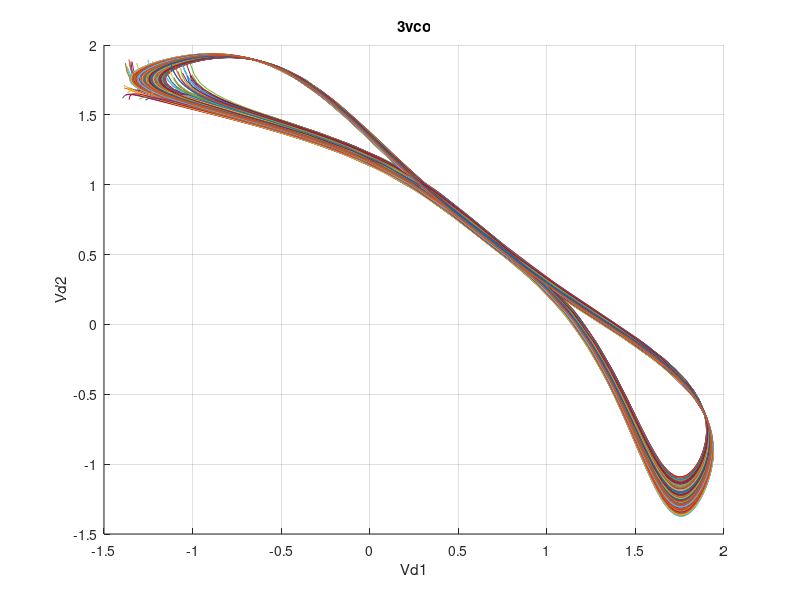
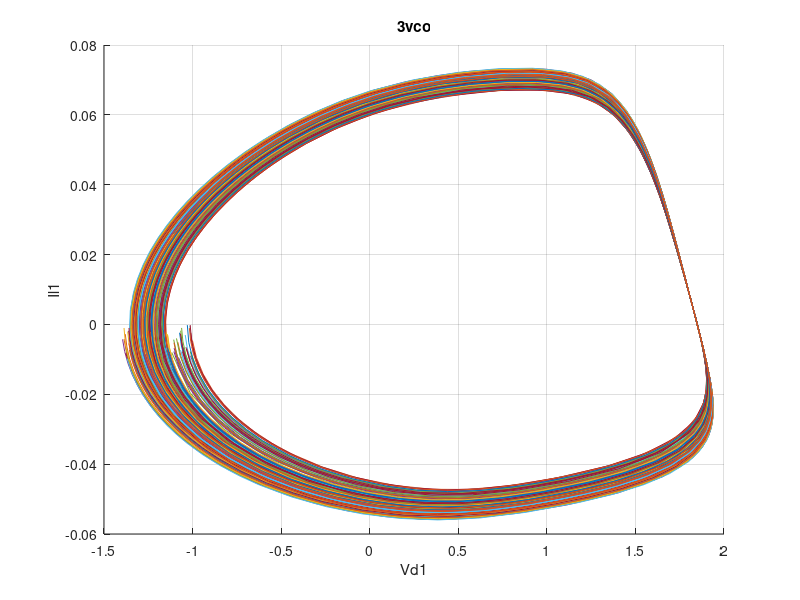
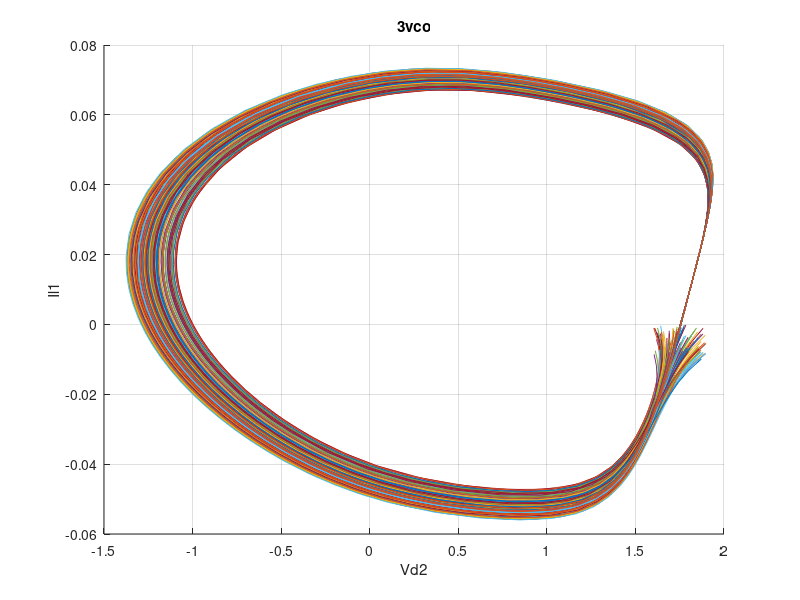
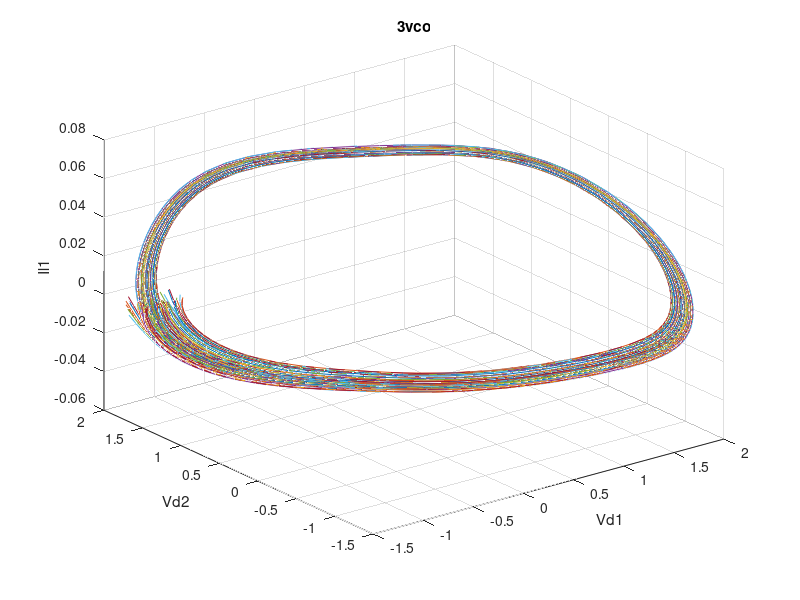

These charts were generated, in order, by the following MATLAB code:
% This is the 3D voltage controlled oscillator from 
% "Verifying analog oscillator circuit using forward/backward abstraction refinement".
% We use simulation to verify Kp should be negative
% Range of Il1 is much smaller than [-0.2,0.8] in the paper.
function ex_3vco_sim
	t0 = 0; t_end = 2e-9;
  N = 100;
	X0 = [-1.4+rand(N,1)*0.4, 1.6+rand(N,1)*0.3,-rand(N,1)*0.01]; 
	%X0 = [-1.5+rand(N,1)*3.5, -1.5+rand(N,1)*3.5,(rand(N,1)-0.5)*0.1]; // all region
	figure(1); hold on; title('3vco'); xlabel('Vd1'); ylabel('Vd2'); grid on;
	figure(2); hold on; title('3vco'); xlabel('Vd1'); ylabel('Il1'); grid on;
	figure(3); hold on; title('3vco'); xlabel('Vd2'); ylabel('Il1'); grid on;
	figure(4); hold on; title('3vco'); xlabel('Vd1'); ylabel('Vd2'); zlabel('Il1'); grid on; view(3);
	for i=1:N
		x0 = X0(i,:);
    [t, v] = ode45(@(t,y)(ex_3vco_dot(y)), [t0, t_end], x0); 
		figure(1); plot(v(:,1),v(:,2));
		figure(2); plot(v(:,1),v(:,3));
		figure(3); plot(v(:,2),v(:,3));
		figure(4); plot3(v(:,1),v(:,2),v(:,3));
	end

% ODE is 
%   \dot{Vd1} = -1/C * (Ids(Vd2-Vdd,Vd1-Vdd)+IL1)
%   \dot{Vd2} = -1/C * (Ids(Vd1-Vdd,Vd2-Vdd)-IL1+Ib)
%   \dot{IL1} = 1/2L * (Vd1-Vd2-2*R*IL1+R*Ib)); 
function Xdot = ex_3vco_dot(X) 
	d1=1;d2=2;l1=3;
	pp = struct('C',3.43e-12, 'L',2.857e-9, 'R', 3.7, 'Ib', 18e-3, 'Vdd',1.8);  
	k1 = -1/pp.C ; k2 = 1/(2*pp.L); 
  Xdot = zeros(3,1); 
	Xdot(d1) =  k1* (ex_3vco_ids(X(d2)-pp.Vdd,X(d1)-pp.Vdd)+X(l1));
	Xdot(d2) =  k1* (ex_3vco_ids(X(d1)-pp.Vdd,X(d2)-pp.Vdd)-X(l1)+pp.Ib);
	Xdot(l1) =  k2* (X(d1)-X(d2)-2*pp.R*X(l1)+pp.R*pp.Ib); 

% Ids(Vg,Vd) is 
%   beta = Kp*W/L = 8.6e-5*960 = 0.08256  
%   Ids = 0; (Vgs > Vtp)
%   Ids = beta * ((Vgs - Vtp)*Vds - 1/2*Vds^2) * (1- r*Vds); (Vgs <= Vtp & (Vds-Vgs) > -Vtp)
%   Ids = 0.5*beta * (Vgs-Vtp)^2 * (1-r*Vds); (Vgs <= Vtp & (Vds-Vgs) <= -Vtp)
% Let's ignore the (1-r*Vds) part for the first try
function Ids = ex_3vco_ids(Vgs,Vds)
	pp = struct('Kp',-86e-6, 'W',240e-6, 'L',0.25e-6, 'Vtp', -0.69,'r',-0.07);
	beta = pp.Kp*pp.W/pp.L;

	% find all regions by corners
	if(Vgs>pp.Vtp)
		Ids = 0;
	elseif(Vds-Vgs>-pp.Vtp)
		%Ids = beta*((Vgs-pp.Vtp)*Vds-0.5*Vds^2); 
		Ids = beta*((Vgs-pp.Vtp)*Vds-0.5*Vds^2)*(1-pp.r*Vds);
	else
		%Ids = 0.5*beta*(Vgs-pp.Vtp)^2; 
		Ids = 0.5*beta*(Vgs-pp.Vtp)^2*(1-pp.r*Vds);
	end
